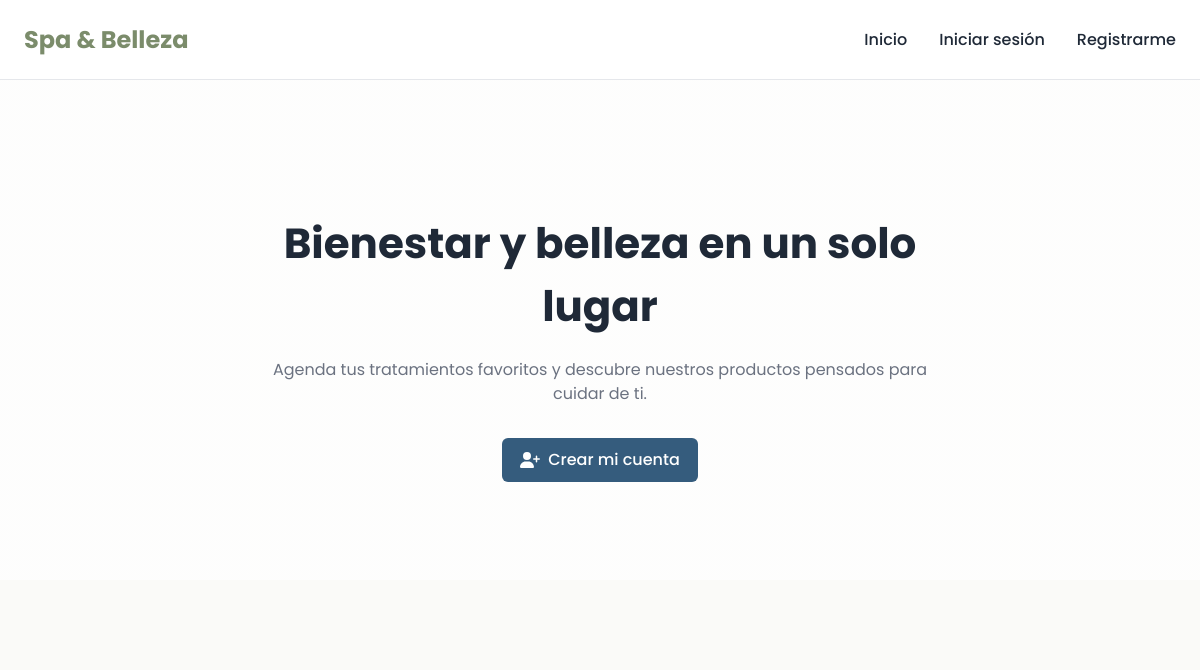
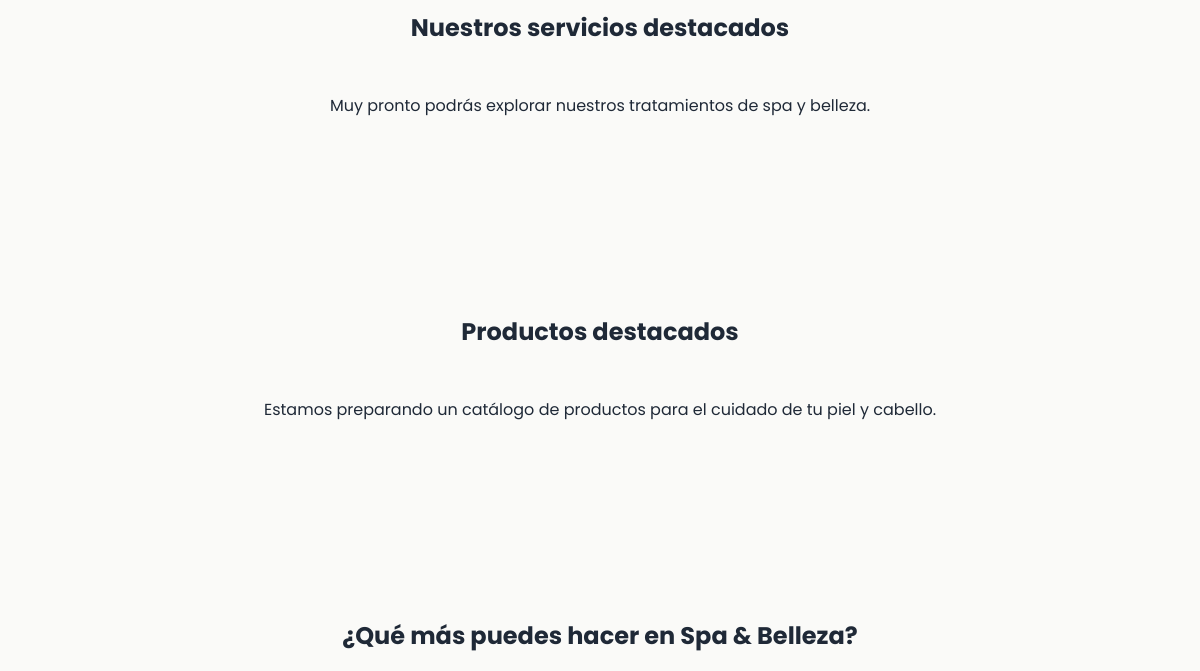
Before: / (upper part) with the older database file (2 pictures, top to bottom).
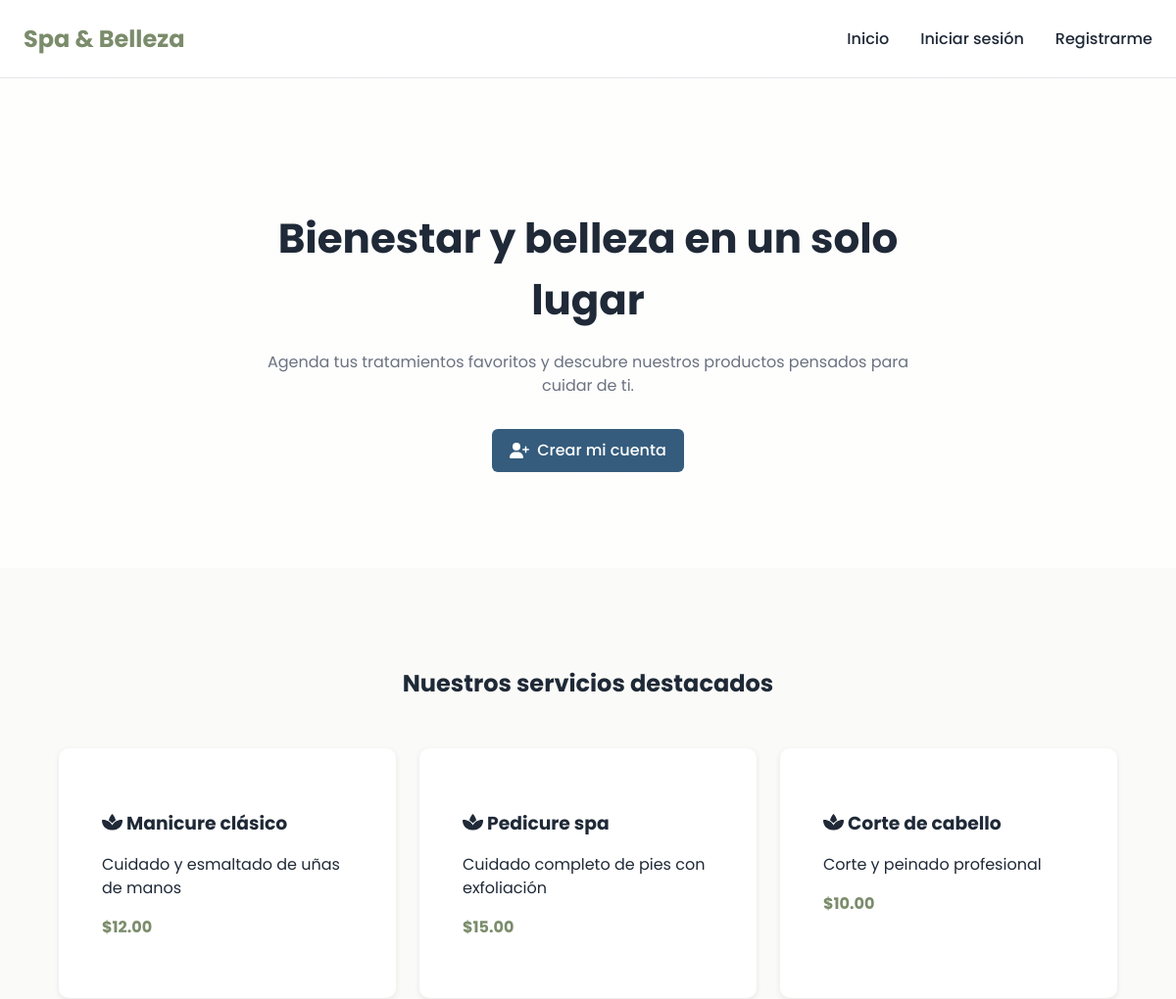
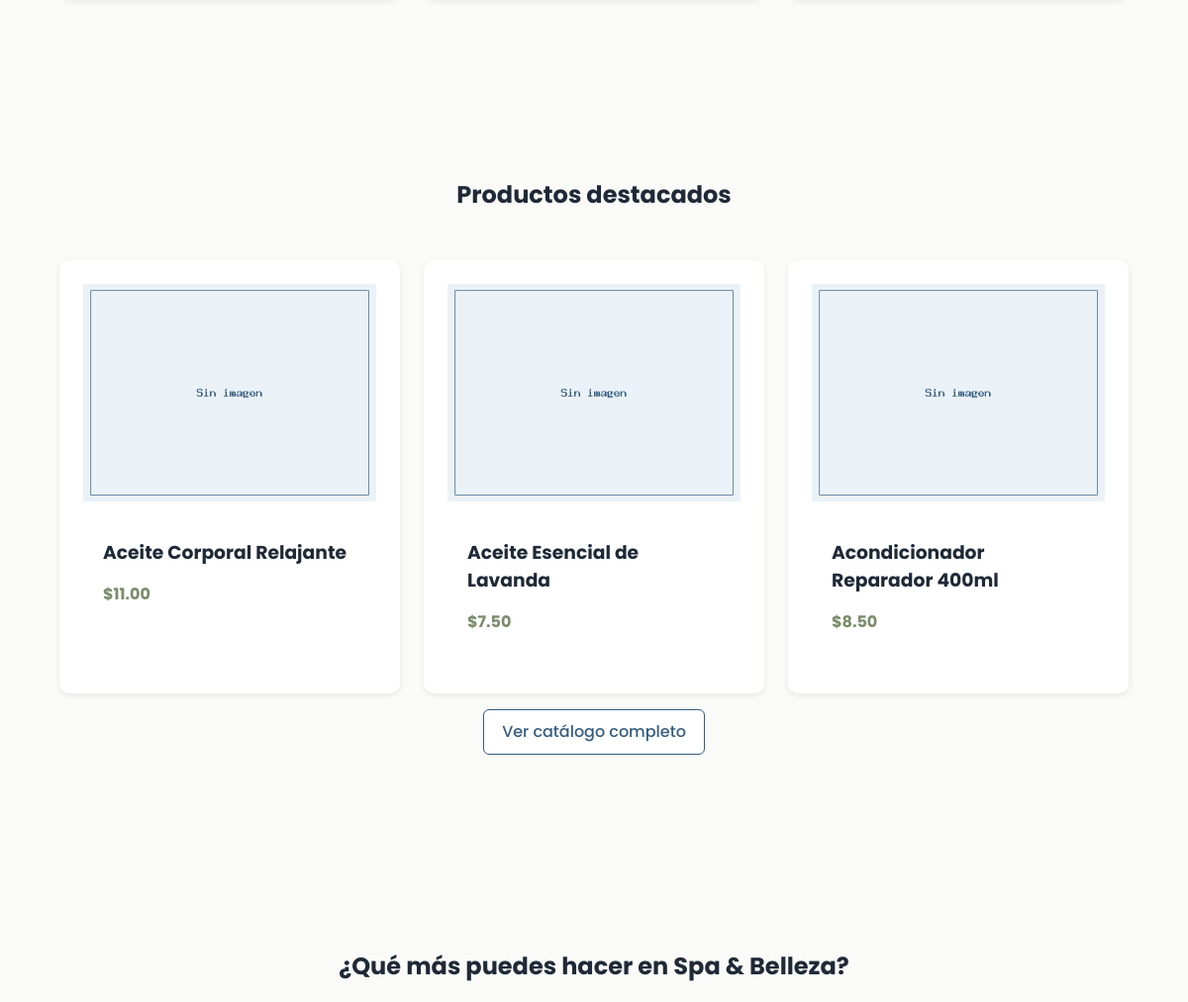
After: the same page with the newer database file (2 pictures, top to bottom).
### tables this page shows
CREATE TABLE servicios (
    id_servicio            INT AUTO_INCREMENT PRIMARY KEY,
    id_categoria_servicio  INT NOT NULL,
    nombre                 VARCHAR(100) NOT NULL,
    descripcion            TEXT NULL,
    precio                 DECIMAL(10,2) NOT NULL,
    disponibilidad         TINYINT(1) NOT NULL DEFAULT 1,
    imagen                 VARCHAR(255) NULL,
    CONSTRAINT fk_servicios_categoria
        FOREIGN KEY (id_categoria_servicio) REFERENCES categorias_servicio(id_categoria_servicio)
        ON UPDATE CASCADE ON DELETE RESTRICT
);

CREATE TABLE productos (
    id_producto            INT AUTO_INCREMENT PRIMARY KEY,
    id_categoria_producto  INT NOT NULL,
    nombre                 VARCHAR(100) NOT NULL,
    descripcion            TEXT NULL,
    precio                 DECIMAL(10,2) NOT NULL,
    stock                  INT NOT NULL DEFAULT 0,
    disponibilidad         TINYINT(1) NOT NULL DEFAULT 1,
    imagen                 VARCHAR(255) NULL,
    CONSTRAINT fk_productos_categoria
        FOREIGN KEY (id_categoria_producto) REFERENCES categorias_producto(id_categoria_producto)
        ON UPDATE CASCADE ON DELETE RESTRICT
);

### controllers/publico/SitioController.php (called while the page is built)
<?php
require_once "models/dao/Citas/ServicioDAO.php";
require_once "models/dao/producto/ProductoDAO.php";
class SitioController
{
    public function inicio()
    {
        $servicioDAO = new ServicioDAO();
        $productoDAO = new ProductoDAO();
        $serviciosDestacados = $servicioDAO->listarDestacados(3);
        $productosDestacados = array_slice($productoDAO->listar(), 0, 3);
        require_once "views/publico/inicio.php";
    }
}

### index.php (called while the page is built, shortened)
<?php
$action = $_GET['action'] ?? 'inicio';
$controller = new $controllerName();
$controller->$action();

### models/dao/BaseDAO.php (called while the page is built, shortened)
<?php
require_once "config/Database.php";
abstract class BaseDAO
{
    public function __construct()
    {
        $db = new Database();
        $this->conexion = $db->conectar();
    }
}

### config/Database.php (called while the page is built)
<?php
class Database
{
    private string $host = "localhost";
    private string $dbname = "spa_belleza";
    private string $user = "root";
    private string $password = "";
    public function conectar(): PDO
    {
        return new PDO(
            "mysql:host={$this->host};dbname={$this->dbname};charset=utf8mb4",
            $this->user,
            $this->password,
            [
                PDO::ATTR_ERRMODE            => PDO::ERRMODE_EXCEPTION,
                PDO::ATTR_DEFAULT_FETCH_MODE => PDO::FETCH_ASSOC,
                PDO::ATTR_EMULATE_PREPARES   => false
            ]
        );
    }
}

### models/dao/Citas/ServicioDAO.php (called while the page is built, shortened)
<?php
require_once "models/dao/BaseDAO.php";
class ServicioDAO extends BaseDAO {
    public function listarDestacados(int $limite = 3): array {
        $sql = "SELECT id_servicio, nombre, descripcion, precio
                FROM servicios
                WHERE disponibilidad = 1
                ORDER BY id_servicio
                LIMIT :limite";
        $stmt = $this->conexion->prepare($sql);
        $stmt->bindValue(':limite', $limite, PDO::PARAM_INT);
        $stmt->execute();
        return $stmt->fetchAll(PDO::FETCH_ASSOC);
    }
}

### models/dao/producto/ProductoDAO.php (called while the page is built, shortened)
<?php
require_once "config/Database.php";
class ProductoDAO
{
    private PDO $cn;
    public function __construct(?PDO $conexion = null)
    {
        if($conexion !== null){
        $this->cn = $conexion;
        } else {
            $db = new Database();
            $this->cn = $db->conectar();
        }
    }
    public function listar()
    {
        $sql = "SELECT
                p.*,
                c.nombre_categoria
                FROM productos p
                INNER JOIN categorias_producto c
                ON p.id_categoria_producto = c.id_categoria_producto
                ORDER BY p.nombre";
                $stmt = $this->cn->prepare($sql);
                $stmt->execute();
                return $stmt->fetchAll(PDO::FETCH_ASSOC);
    }
}

### views/publico/inicio.php (the view, shortened to what the changed rows need)
<?php
require_once "views/layouts/header_publico.php";
?>
<section class="hero">
    <div class="hero-content">
        <h1>Bienestar y belleza en un solo lugar</h1>
    </div>
</section>
<section class="section container">
    <h2 class="section-title">Nuestros servicios destacados</h2>
    <?php if (!empty($serviciosDestacados)): ?>
        <div class="grid grid-3">
            <?php foreach ($serviciosDestacados as $s): ?>
                <article class="card catalog-card">
                    <div class="catalog-content">
                        <h3 class="catalog-title"><i class="fa-solid fa-spa"></i> <?= htmlspecialchars($s['nombre']) ?></h3>
                        <p><?= htmlspecialchars($s['descripcion'] ?? '') ?></p>
                        <p class="catalog-price">$<?= number_format((float)$s['precio'], 2) ?></p>
                    </div>
                </article>
            <?php endforeach; ?>
        </div>
    <?php else: ?>
        <p class="text-center">Muy pronto podrás explorar nuestros tratamientos de spa y belleza.</p>
    <?php endif; ?>
</section>
<section class="section container">
    <h2 class="section-title">Productos destacados</h2>
    <?php if (!empty($productosDestacados)): ?>
        <div class="grid grid-3">
            <?php foreach ($productosDestacados as $p): ?>
                <article class="card catalog-card">
                    <img src="<?= !empty($p['imagen']) ? htmlspecialchars($p['imagen']) : 'assets/img/no-image.png' ?>"
                        alt="<?= htmlspecialchars($p['nombre']) ?>">
                    <div class="catalog-content">
                        <h3 class="catalog-title"><?= htmlspecialchars($p['nombre']) ?></h3>
                        <p class="catalog-price">$<?= number_format((float)$p['precio'], 2) ?></p>
                    </div>
                </article>
            <?php endforeach; ?>
        </div>
        <p class="text-center">
            <a href="index.php?controller=clienteProd&action=catalogo" class="btn btn-outline">Ver catálogo completo</a>
        </p>
    <?php else: ?>
        <p class="text-center">Estamos preparando un catálogo de productos para el cuidado de tu piel y cabello.</p>
    <?php endif; ?>
</section>
<section class="section container">
    <h2 class="section-title">¿Qué más puedes hacer en Spa & Belleza?</h2>
</section>
<?php require_once "views/layouts/footer.php"; ?>

Changed rows visible on the page:
added servicios: nombre "Manicure clásico", descripcion "Cuidado y esmaltado de uñas de manos", precio "12.00"
added servicios: nombre "Pedicure spa", descripcion "Cuidado completo de pies con exfoliación", precio "15.00"
added servicios: nombre "Corte de cabello", descripcion "Corte y peinado profesional", precio "10.00"
added productos: nombre "Aceite Corporal Relajante", precio "11.00"
added productos: nombre "Aceite Esencial de Lavanda", precio "7.50"
added productos: nombre "Acondicionador Reparador 400ml", precio "8.50"
Other visible differences:
text no longer shown: "Muy pronto podrás explorar nuestros tratamientos de spa y belleza. Estamos preparando un catálogo de productos para el cuidado de tu piel y cabello."
text now shown: "Ver catálogo completo"
